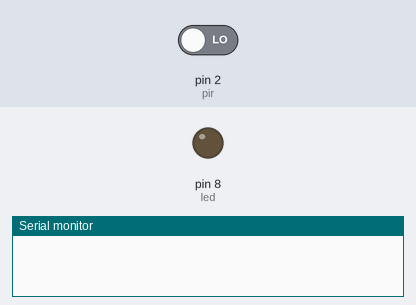
Bench run of a sketch on a simulated Arduino Uno, built with avr-gcc and run on an emulated ATmega328P. On the bench: output pins drawn as LEDs (lit = HIGH), the last lines printed to the serial monitor. Inputs (shaded band) come from the test bench; at power-on: pin 2 (pir) LOW.

Above: at 1.2 s.
1.3 s: pin 2 (pir) driven HIGH
At 2.2 s:
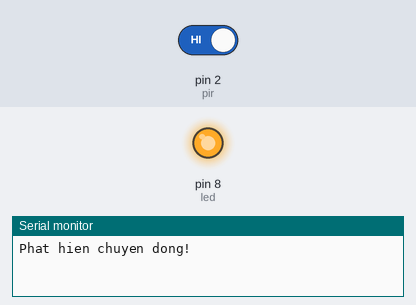
2.8 s: pin 2 (pir) driven LOW
At 3.7 s:
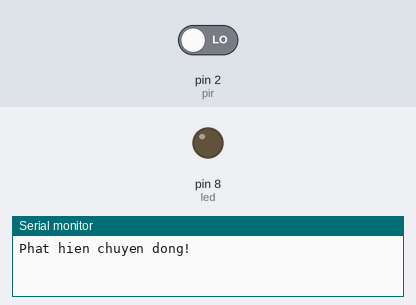
Timing chart, 0 to 5.8 s (numbered marks = the images above; inputs shaded):
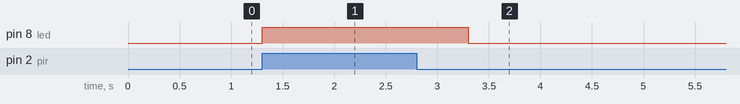

Measured:
- after the input at 1.3 s, pin 8 (led): LOW → HIGH at once
- after the input at 2.8 s, pin 8 (led): HIGH → LOW after 0.50 s

The sketch:

14-IoT-03-ST6.ino
```cpp
int pir = 2;   // Sửa lại cho đúng với sơ đồ Proteus của bạn
int led = 8;

void setup() {
  pinMode(pir, INPUT);
  pinMode(led, OUTPUT);
  Serial.begin(9600); // Thêm cái này để xem trạng thái trên máy tính
}

void loop() {
  int trangThai = digitalRead(pir);

  if (trangThai == HIGH) {
    digitalWrite(led, HIGH);
    Serial.println("Phat hien chuyen dong!");
    delay(2000); // Giữ LED sáng ít nhất 2 giây khi có người
  } else {
    digitalWrite(led, LOW);
  }
}
```
